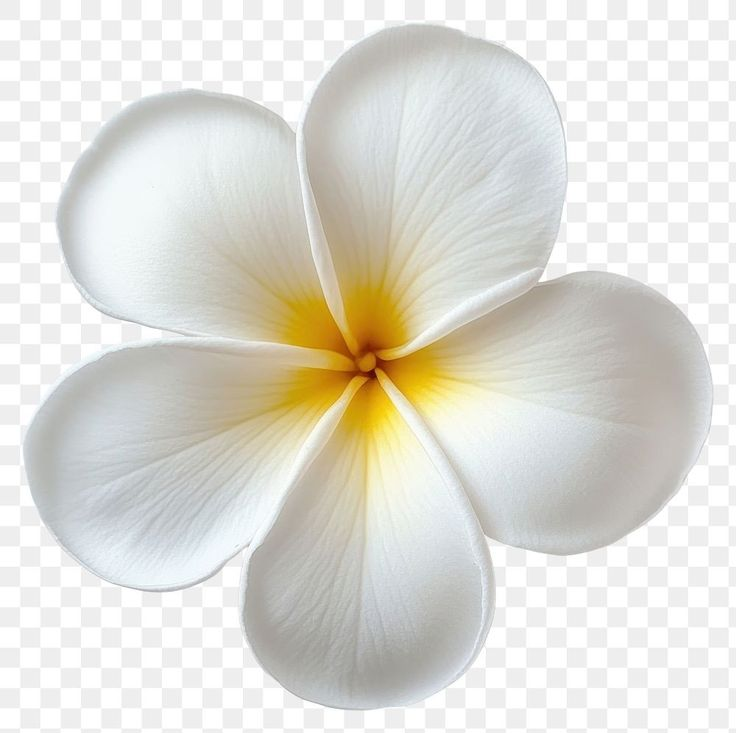
#> input picture stickers/1049620256915740138.jpg, 736 x 733 px; its folder holds only this picture in this run
$ python process_images.py
#> lines starting #> are read from the running program, lines starting #| are printed output that depends on the picture; after the words box and inside, x2 and y2 are one past the last pixel; in counts of white or black regions, pixels touching at a corner belong together
import os
import sys
import json
import cv2
import numpy as np
from PIL import Image

# Ensure stdout uses UTF-8
sys.stdout.reconfigure(encoding='utf-8')

OUT_DIR = os.path.abspath('processed_assets')
os.makedirs(OUT_DIR, exist_ok=True)

def remove_bg(img_path):
#> called with img_path = 'stickers/1049620256915740138.jpg'
    img = Image.open(img_path).convert('RGBA')
    arr = np.array(img)
    h, w = arr.shape[:2]
#> h = 733; w = 736

    r, g, b, a = arr[:,:,0], arr[:,:,1], arr[:,:,2], arr[:,:,3]
#> a: shape (733, 736); every value is 255

    # White / Light gray background pixels
    white_mask = (r > 235) & (g > 235) & (b > 235)
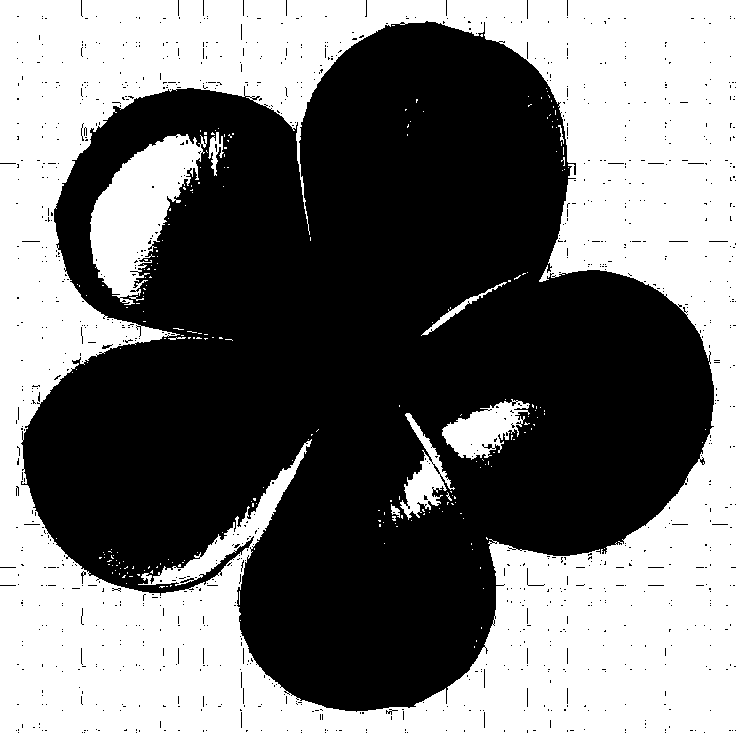
#> white_mask: shape (733, 736) bool; 45.3% white; 229 white regions (219 under 20 px), largest, box (x1, y1, x2, y2) and area: (0, 0, 736, 733) 228339, (90, 134, 207, 305) 9715, (442, 399, 530, 460) 2773
    # Checkerboard gray pixels (~195 to 225)
    checker_gray = (r >= 190) & (r <= 230) & (g >= 190) & (g <= 230) & (b >= 190) & (b <= 230)
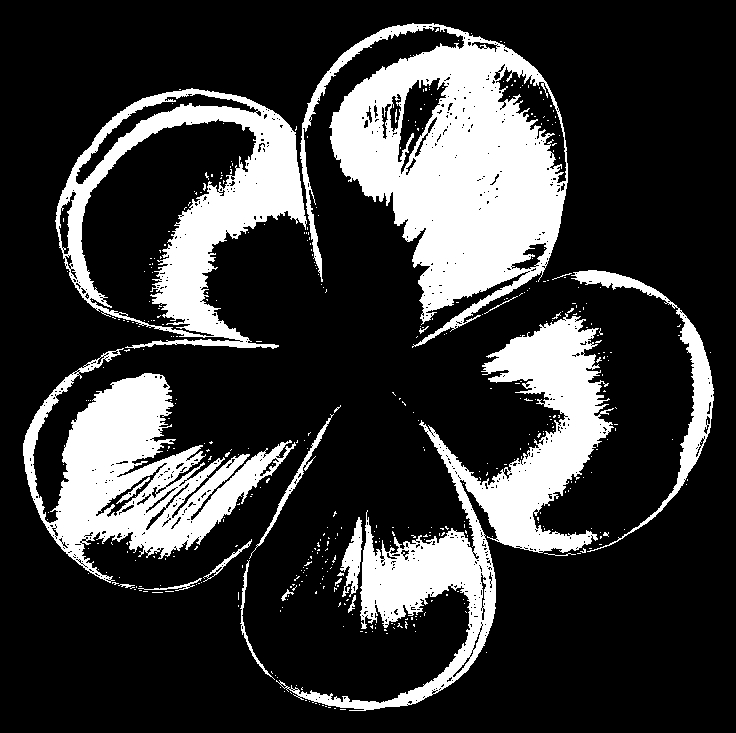
#> checker_gray: shape (733, 736) bool; 22.7% white; 460 white regions (440 under 20 px), largest, box (x1, y1, x2, y2) and area: (300, 23, 568, 348) 41256, (276, 313, 614, 711) 28775, (23, 348, 296, 583) 22860

    # Edge seeds for flood fill
    cand_bg = (white_mask | checker_gray).astype(np.uint8)
#> cand_bg: shape (733, 736); values 0 (black) and 1 (white), 67.9% white; 2070 black regions (1998 under 20 px), largest, box (x1, y1, x2, y2) and area: (33, 27, 694, 711) 147799, (81, 119, 256, 330) 7921, (496, 67, 566, 183) 2419
    ff_img = cand_bg.copy()

    seeds = []
    # Add border coordinates
    for x in range(0, w, max(1, w // 20)):
        seeds.extend([(x, 0), (x, h - 1)])
    for y in range(0, h, max(1, h // 20)):
        seeds.extend([(0, y), (w - 1, y)])

    mask = np.zeros((h + 2, w + 2), np.uint8)
    for sx, sy in seeds:
        if ff_img[sy, sx] == 1:
            cv2.floodFill(ff_img, mask, (sx, sy), 2)
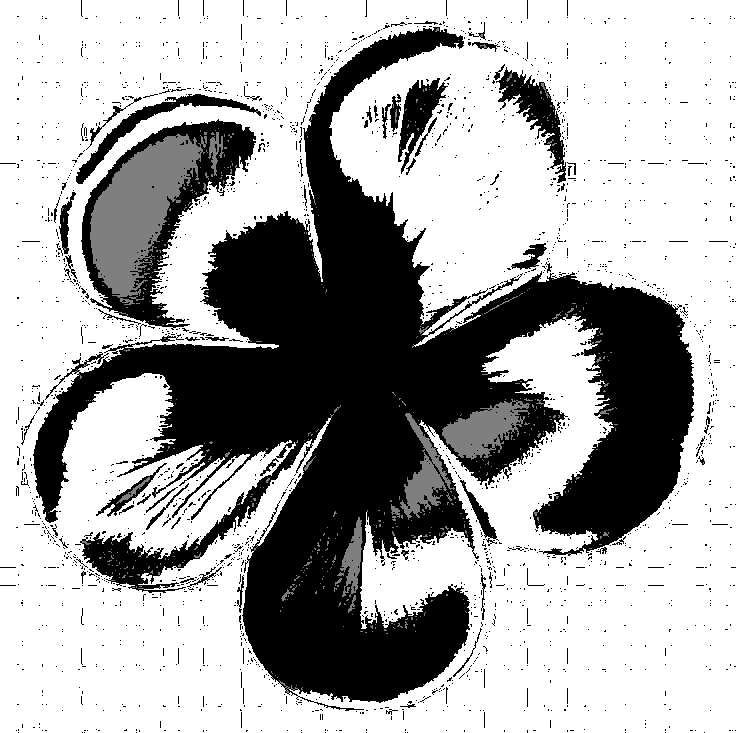
#> ff_img: shape (733, 736); min 0, max 2, mean 1.33; drawn with min black and max white

    bg_region = (ff_img == 2)
#> bg_region: shape (733, 736) bool; 64.6% white; 2016 black regions (1944 under 20 px), largest, box (x1, y1, x2, y2) and area: (33, 27, 694, 711) 155294, (81, 119, 256, 330) 18325, (496, 67, 566, 183) 2580

    # Soft feather / anti-alias the alpha channel on edges
    arr[bg_region, 3] = 0

    # Also clean up any lingering single pure white pixels near edges
    # For pixels where neighbor is transparent and pixel is near white
    kernel = np.ones((3,3), np.uint8)
    bg_dilated = cv2.dilate(bg_region.astype(np.uint8), kernel, iterations=1)
#> bg_dilated: shape (733, 736); values 0 (black) and 1 (white), 69.2% white; 149 black regions (134 under 20 px), largest, box (x1, y1, x2, y2) and area: (35, 28, 693, 701) 142996, (83, 122, 255, 326) 16882, (500, 71, 563, 165) 1799
    near_white_edge = (bg_dilated == 1) & (r > 220) & (g > 220) & (b > 220)
#> near_white_edge: shape (733, 736) bool; 45.9% white; 428 white regions (393 under 20 px), largest, box (x1, y1, x2, y2) and area: (0, 0, 736, 733) 236787, (96, 119, 271, 315) 2611, (396, 67, 452, 182) 1311
    arr[near_white_edge, 3] = 0
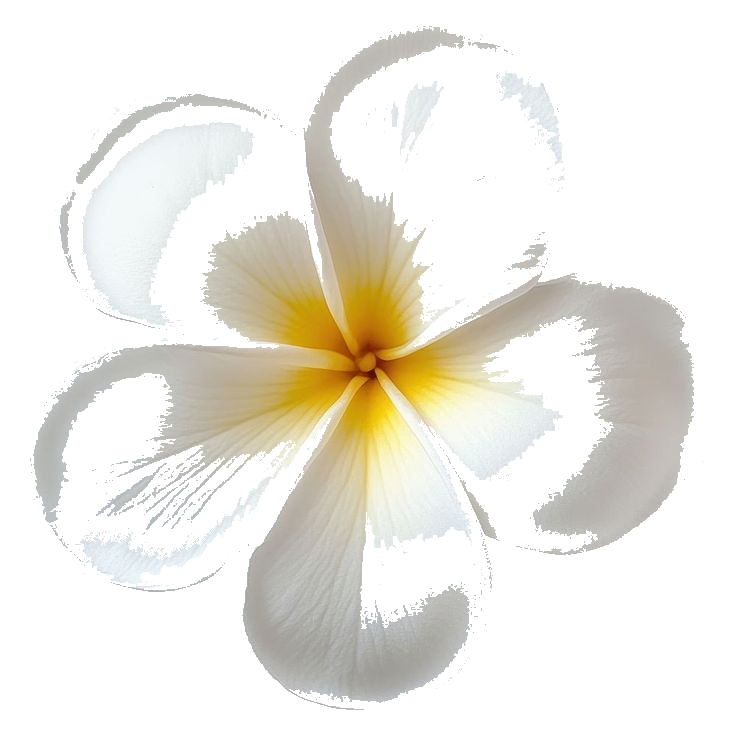
#> arr: shape (733, 736, 4); mean R, G, B, A 222.6, 221, 213.4, 84.3; transparent parts drawn white

    return Image.fromarray(arr)

mappings = {}

# Process stickers
sticker_files = os.listdir('stickers')
for i, filename in enumerate(sticker_files):
    if filename.lower().endswith(('.jpg', '.jpeg', '.png', '.webp')):
        src = os.path.join('stickers', filename)
        clean_name = f"sticker_{i+1}.png"
        dest = os.path.join(OUT_DIR, clean_name)
        try:
            processed = remove_bg(src)
            processed.save(dest, 'PNG')
            mappings[filename] = clean_name
            print(f"OK: {clean_name} <= {filename[:30]}")
        except Exception as e:
            print(f"ERR: {filename[:30]} - {e}")

# Process cover images
covers = [
    ("cover image for photobooth section.jpeg", "photobooth_cover.png"),
    ("Tape Recorder section cover image.jpg", "cassette_cover.png"),
    ("envelope letter cover image.png", "envelope_cover.png")
]

for src_file, out_file in covers:
    if os.path.exists(src_file):
        dest = os.path.join(OUT_DIR, out_file)
        try:
            processed = remove_bg(src_file)
#> call 2 of remove_bg, with img_path = 'cover image for photobooth section.jpeg'
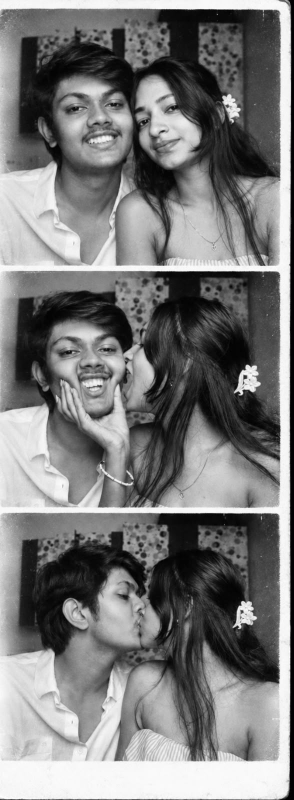
#> input picture cover image for photobooth section.jpeg, 588 x 1600 px (shown at 1/2 size)
#> in remove_bg (call 2), `r, g, b, a = arr[:,:,0], arr[:,:,1], arr[:,:,2], arr[:,:,3]`: a: shape (1600, 588); every value is 255
#> in remove_bg (call 2), `white_mask = (r > 235) & (g > 235) & (b > 235)`: white_mask: shape (1600, 588) bool; 10.6% white; 279 white regions (235 under 20 px), largest, box (x1, y1, x2, y2) and area: (0, 0, 581, 1598) 89981, (0, 1327, 15, 1448) 1046, (130, 472, 159, 514) 920
#> in remove_bg (call 2), `checker_gray = (r >= 190) & (r <= 230) & (g >= 190) & (g <= 230) & (b ..`: checker_gray: shape (1600, 588) bool; 13.3% white; 778 white regions (631 under 20 px), largest, box (x1, y1, x2, y2) and area: (0, 1025, 251, 1524) 28315, (0, 267, 161, 532) 19567, (0, 814, 138, 1015) 14522
#> in remove_bg (call 2), `cand_bg = (white_mask | checker_gray).astype(np.uint8)`: cand_bg: shape (1600, 588); values 0 (black) and 1 (white), 24% white; 366 white regions (294 under 20 px), largest, box (x1, y1, x2, y2) and area: (0, 0, 582, 1599) 191633, (282, 164, 398, 325) 6653, (142, 770, 255, 897) 4183
#> after the loop in remove_bg (call 2), `for sx, sy in seeds:`:
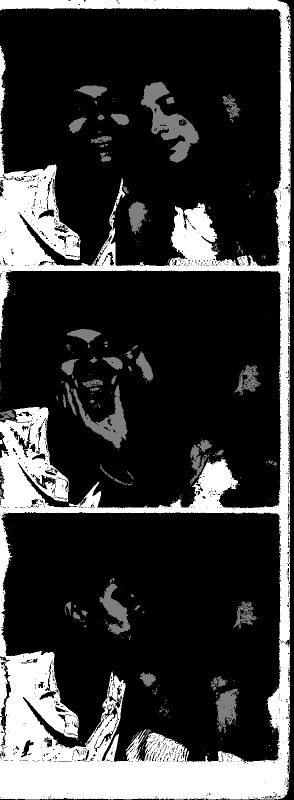
#> ff_img: shape (1600, 588) (shown at 1/2 size); min 0, max 2, mean 0.444; drawn with min black and max white
#> in remove_bg (call 2), `bg_region = (ff_img == 2)`: bg_region: shape (1600, 588) bool; 20.4% white; 5 white regions (1 under 20 px), largest, box (x1, y1, x2, y2) and area: (0, 0, 582, 1599) 190834, (0, 92, 12, 264) 970, (0, 1434, 4, 1448) 40, (0, 880, 5, 888) 36
#> in remove_bg (call 2), `bg_dilated = cv2.dilate(bg_region.astype(np.uint8), kernel, iterations..`: bg_dilated: shape (1600, 588); values 0 (black) and 1 (white), 23.1% white; 2 white regions, box (x1, y1, x2, y2) and area: (0, 0, 583, 1600) 215627, (0, 91, 13, 265) 1275
#> in remove_bg (call 2), `near_white_edge = (bg_dilated == 1) & (r > 220) & (g > 220) & (b > 220)`: near_white_edge: shape (1600, 588) bool; 14.6% white; 161 white regions (133 under 20 px), largest, box (x1, y1, x2, y2) and area: (0, 0, 581, 1598) 122243, (0, 333, 160, 517) 10144, (73, 1403, 157, 1472) 2328
#> in remove_bg (call 2), `arr[near_white_edge, 3] = 0`:
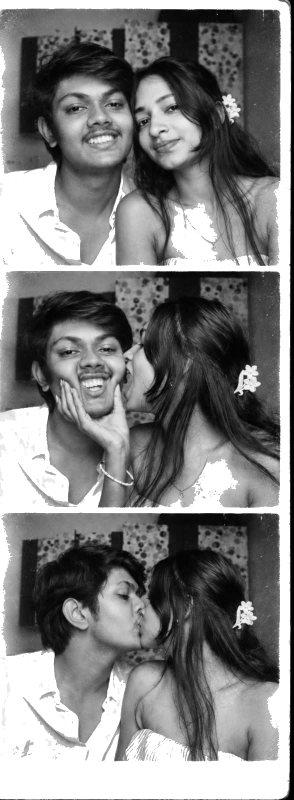
#> arr: shape (1600, 588, 4) (shown at 1/2 size); mean R, G, B, A 122.2, 122.2, 122.2, 200.5; transparent parts drawn white
            processed.save(dest, 'PNG')
            mappings[src_file] = out_file
            print(f"COVER OK: {out_file}")
        except Exception as e:
            print(f"COVER ERR: {src_file} - {e}")
#> pass 2 of the loop `for src_file, out_file in covers:`:
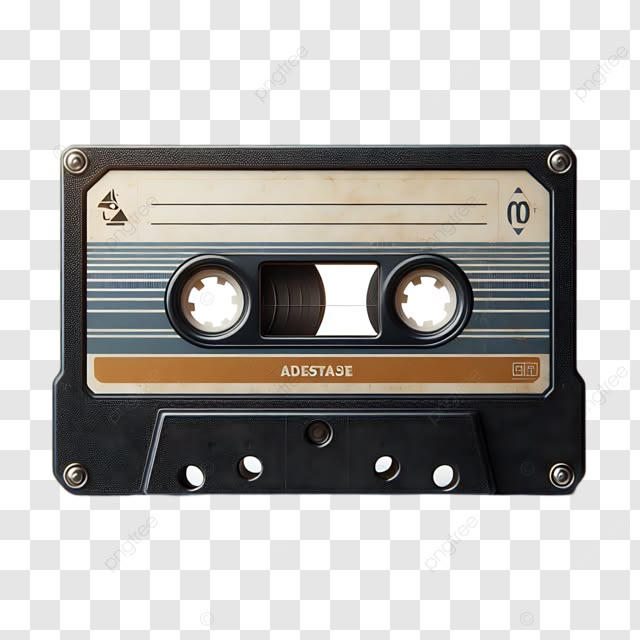
#> input picture Tape Recorder section cover image.jpg, 640 x 640 px
#> img: PIL image 640x640 RGBA
#> r: shape (640, 640)
#> g: shape (640, 640)
#> b: shape (640, 640)
#> a: shape (640, 640); every value is 255
#> in remove_bg (call 3), `white_mask = (r > 235) & (g > 235) & (b > 235)`:
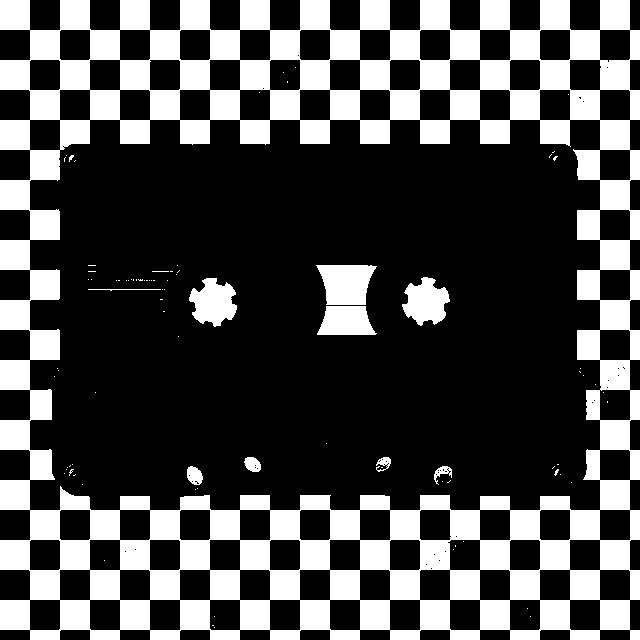
#> white_mask: shape (640, 640) bool; 29.5% white; 88 white regions (78 under 20 px), largest, box (x1, y1, x2, y2) and area: (0, 0, 640, 640) 113402, (316, 265, 377, 305) 1839, (189, 278, 237, 327) 1569
#> checker_gray: shape (640, 640) bool; 27.1% white; 676 white regions (506 under 20 px), largest, box (x1, y1, x2, y2) and area: (87, 182, 358, 242) 3921, (97, 171, 315, 202) 3455, (164, 205, 342, 223) 2080
#> cand_bg: shape (640, 640); values 0 (black) and 1 (white), 56.6% white; 818 black regions (604 under 20 px), largest, box (x1, y1, x2, y2) and area: (47, 89, 600, 511) 162738, (600, 210, 631, 264) 276, (453, 61, 480, 90) 257
#> bg_region: shape (640, 640) bool; 51.2% white; 731 black regions (519 under 20 px), largest, box (x1, y1, x2, y2) and area: (47, 89, 600, 511) 184877, (30, 300, 57, 330) 279, (600, 210, 631, 264) 276
#> bg_dilated: shape (640, 640); values 0 (black) and 1 (white), 55.5% white; 25 black regions (11 under 20 px), largest, box (x1, y1, x2, y2) and area: (49, 144, 591, 496) 181468, (49, 303, 55, 329) 134, (457, 65, 471, 79) 132
#> near_white_edge: shape (640, 640) bool; 54.7% white; 76 black regions (51 under 20 px), largest, box (x1, y1, x2, y2) and area: (49, 144, 591, 497) 183751, (49, 303, 55, 329) 134, (457, 65, 471, 79) 132
#> in remove_bg (call 3), `arr[near_white_edge, 3] = 0`:
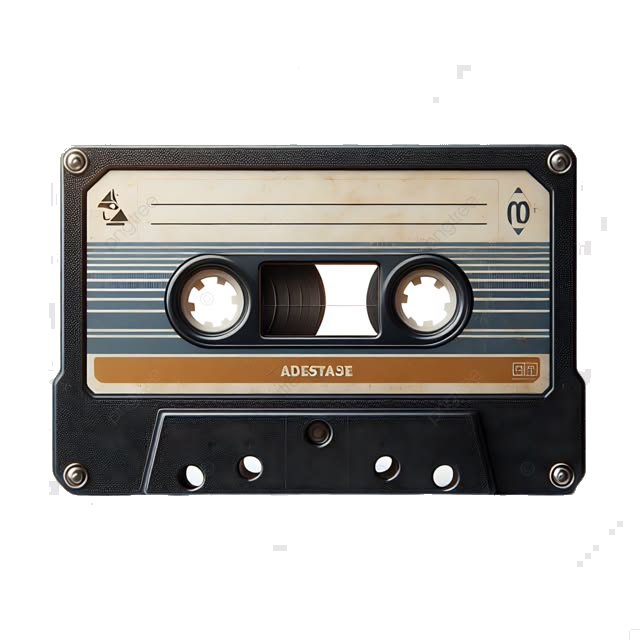
#> arr: shape (640, 640, 4); mean R, G, B, A 181.2, 179, 176.2, 114.6; transparent parts drawn white

with open(os.path.join(OUT_DIR, 'manifest.json'), 'w', encoding='utf-8') as f:
    json.dump(mappings, f, indent=2)

print("Processing complete!")
